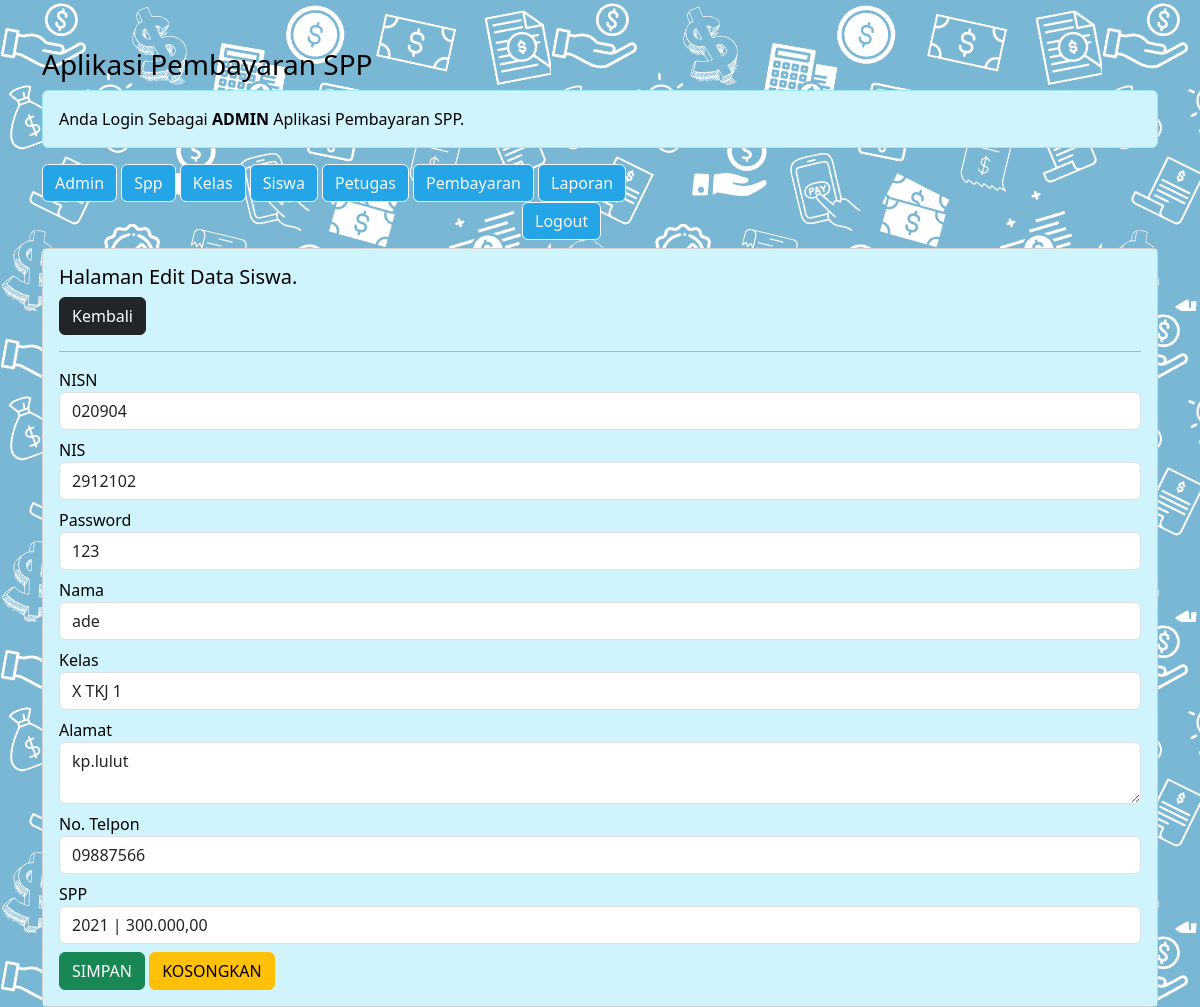
Screenshot of /pembayaran_spp_ukk/admin/admin.php?url=edit-siswa&nisn=020904 (signed in) with the database file from the repository.
### tables this page shows
CREATE TABLE `siswa` (
  `nisn` char(10) NOT NULL,
  `nis` char(8) NOT NULL,
  `password` text NOT NULL,
  `nama` varchar(35) NOT NULL,
  `id_kelas` int(11) NOT NULL,
  `alamat` text NOT NULL,
  `no_telp` varchar(13) NOT NULL,
  `id_spp` int(11) NOT NULL
);

CREATE TABLE `kelas` (
  `id_kelas` int(11) NOT NULL,
  `nama_kelas` varchar(10) NOT NULL,
  `kompetensi_keahlian` varchar(50) NOT NULL
);

CREATE TABLE `spp` (
  `id_spp` int(11) NOT NULL,
  `tahun` int(11) NOT NULL,
  `nominal` int(11) NOT NULL
);

### pembayaran_spp_ukk/admin/edit-siswa.php (the view, shortened to what this page needs)
<?php
$nisn = $_GET['nisn'];
include'../koneksi.php';
$sql = "SELECT*FROM siswa,spp,kelas WHERE siswa.id_kelas=kelas.id_kelas AND siswa.id_spp=spp.id_spp AND nisn='$nisn'";
$query = mysqli_query($koneksi, $sql);
$data = mysqli_fetch_array($query);
?>
<h5>Halaman Edit Data Siswa.</h5>
<a href="?url=siswa" class="btn btn-dark">Kembali</a>
<hr>
<form method="post" action="?url=proses-edit-siswa&nisn=<?= $nisn; ?>">
<div class="form-group mb-2">
 	<label>NISN</label>
 	<input value="<?= $data['nisn'] ?>" type="number" name="nisn" class="form-control" required>
 </div>
<div class="form-group mb-2">
 	<label>NIS</label>
 	<input value="<?= $data['nis'] ?>" type="number" name="nis" class="form-control" required>
 </div>
 <div class="form-group mb-2">
    <label>Password</label>
    <input value="<?= $data['password'] ?>" type="text" name="password" class="form-control" required>
 </div>
<div class="form-group mb-2">
    <label>Nama</label>
    <input value="<?= $data['nama'] ?>" type="text" name="nama" class="form-control" required>
 </div>
<div class="form-group mb-2">
    <label>Kelas</label>
    <select name="id_kelas" class="form-control" required>
        <option value="<?= $data['id_kelas'] ?>"> <?=$data['nama_kelas'] ?></option>
    </select>
 </div>
<div class="form-group mb-2">
    <label>Alamat</label>
    <textarea name="alamat" class="form-control" required><?= $data['alamat'] ?></textarea>
 </div>
  <div class="form-group mb-2">
<label>No. Telpon</label>
   <input value="<?= $data['no_telp'] ?>" type="number" name="no_telp" class="form-control" required>
 </div>
<div class="form-group mb-2">
    <label>SPP</label>
    <select name="id_spp" class="form-control" required>
       <option value="<?= $data['id_spp'] ?>"> <?=$data['tahun']; ?> | <?= number_format($data['nominal'],2,',','.'); ?></option>
    </select>
 </div>
 <div class="form-group">
 	<button type="submit" class="btn btn-success"> SIMPAN </button>
 	<button type="reset" class="btn btn-warning"> KOSONGKAN </button>
 </div>
</form>

### rows the page displays
siswa: nisn "020904", nis "2912102", password "123", nama "ade", id_kelas "X TKJ 1", alamat "kp.lulut", no_telp "09887566", id_spp "2021 | 300.000,00"
